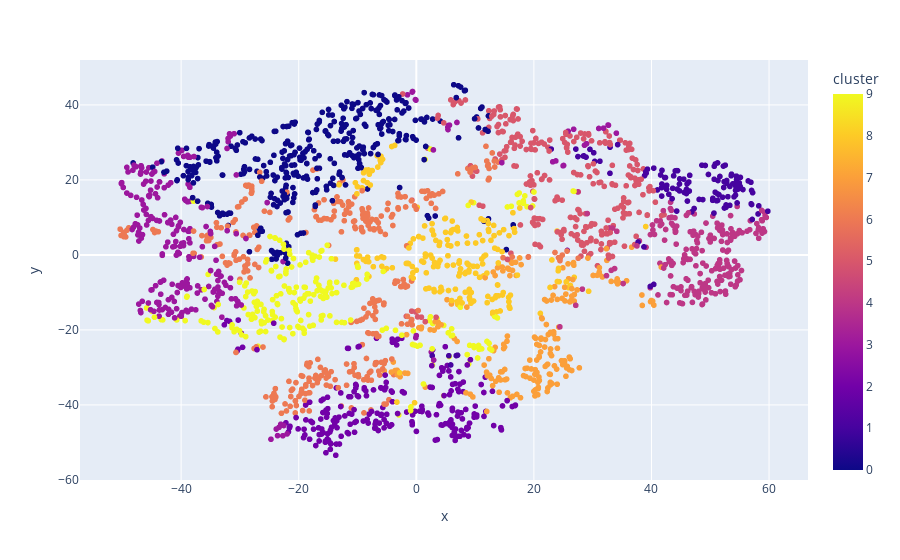

Write notebook code for a chart like this one.
### Code cell
tsne_pipeline = Pipeline([('scaler', StandardScaler()), ('tsne', TSNE(n_components=2, verbose=1))])
genre_embedding = tsne_pipeline.fit_transform(X)
projection = pd.DataFrame(columns=['x', 'y'], data=genre_embedding)
projection['genres'] = genre_df['song_genre']
projection['cluster'] = genre_df['cluster']

fig = px.scatter(
    projection, x='x', y='y', color='cluster', hover_data=['x', 'y', 'genres'])
fig.show()

### Figure 1 — Plotly figure (JSON) as saved in the notebook; plotly's stock layout.template omitted (floating-point values rounded to 4 significant figures; data arrays with more than 128 entries replaced by an {"elided": "..."} marker saying what was removed)
{"data": [{"customdata": {"elided": "2425x1 str values"}, "hovertemplate": "x=%{x}<br>y=%{y}<br>genres=%{customdata[0]}<br>cluster=%{marker.color}<extra></extra>", "legendgroup": "", "marker": {"color": {"elided": "2425 int values"}, "coloraxis": "coloraxis", "symbol": "circle"}, "mode": "markers", "name": "", "showlegend": false, "type": "scattergl", "x": {"elided": "2425 float values"}, "xaxis": "x", "y": {"elided": "2425 float values"}, "yaxis": "y"}], "layout": {"coloraxis": {"colorbar": {"title": {"text": "cluster"}}, "colorscale": [[0, "#0d0887"], [0.1111, "#46039f"], [0.2222, "#7201a8"], [0.3333, "#9c179e"], [0.4444, "#bd3786"], [0.5556, "#d8576b"], [0.6667, "#ed7953"], [0.7778, "#fb9f3a"], [0.8889, "#fdca26"], [1, "#f0f921"]]}, "legend": {"tracegroupgap": 0}, "margin": {"t": 60}, "xaxis": {"anchor": "y", "domain": [0, 1], "title": {"text": "x"}}, "yaxis": {"anchor": "x", "domain": [0, 1], "title": {"text": "y"}}}}
